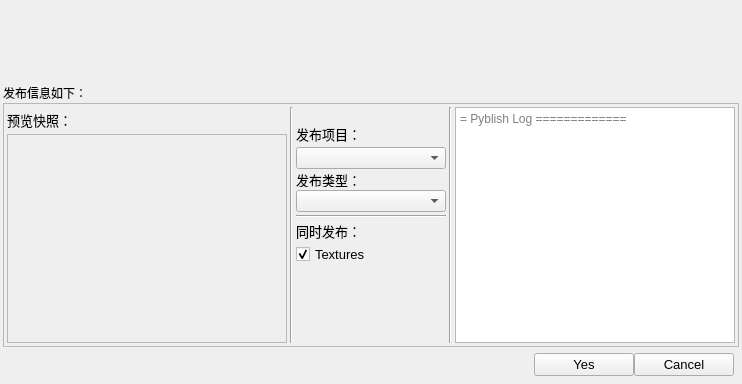
<?xml version="1.0" encoding="UTF-8"?>
<ui version="4.0">
 <class>Scenepub_UI</class>
 <widget class="QWidget" name="Scenepub_UI">
  <property name="geometry">
   <rect>
    <x>0</x>
    <y>0</y>
    <width>742</width>
    <height>384</height>
   </rect>
  </property>
  <property name="windowTitle">
   <string>Scene Publish Tool</string>
  </property>
  <layout class="QGridLayout" name="gridLayout">
   <property name="leftMargin">
    <number>3</number>
   </property>
   <property name="topMargin">
    <number>3</number>
   </property>
   <property name="rightMargin">
    <number>3</number>
   </property>
   <property name="bottomMargin">
    <number>3</number>
   </property>
   <property name="horizontalSpacing">
    <number>3</number>
   </property>
   <property name="verticalSpacing">
    <number>1</number>
   </property>
   <item row="0" column="0">
    <layout class="QHBoxLayout" name="horizontalLayout">
     <property name="topMargin">
      <number>10</number>
     </property>
     <property name="rightMargin">
      <number>10</number>
     </property>
     <property name="bottomMargin">
      <number>20</number>
     </property>
     <item>
      <widget class="QLabel" name="icon_label">
       <property name="minimumSize">
        <size>
         <width>50</width>
         <height>50</height>
        </size>
       </property>
       <property name="maximumSize">
        <size>
         <width>50</width>
         <height>50</height>
        </size>
       </property>
       <property name="text">
        <string/>
       </property>
       <property name="alignment">
        <set>Qt::AlignCenter</set>
       </property>
      </widget>
     </item>
     <item>
      <widget class="QLabel" name="Note_label">
       <property name="font">
        <font>
         <family>Microsoft YaHei UI</family>
         <pointsize>11</pointsize>
         <weight>75</weight>
         <bold>true</bold>
        </font>
       </property>
       <property name="text">
        <string/>
       </property>
      </widget>
     </item>
    </layout>
   </item>
   <item row="1" column="0">
    <widget class="QLabel" name="label">
     <property name="font">
      <font>
       <family>Microsoft YaHei UI</family>
      </font>
     </property>
     <property name="text">
      <string>发布信息如下：</string>
     </property>
    </widget>
   </item>
   <item row="2" column="0">
    <widget class="QFrame" name="frame">
     <property name="frameShape">
      <enum>QFrame::StyledPanel</enum>
     </property>
     <property name="frameShadow">
      <enum>QFrame::Raised</enum>
     </property>
     <layout class="QGridLayout" name="gridLayout_3">
      <property name="leftMargin">
       <number>3</number>
      </property>
      <property name="topMargin">
       <number>3</number>
      </property>
      <property name="rightMargin">
       <number>3</number>
      </property>
      <property name="bottomMargin">
       <number>3</number>
      </property>
      <property name="spacing">
       <number>3</number>
      </property>
      <item row="0" column="0">
       <layout class="QVBoxLayout" name="verticalLayout_2">
        <property name="spacing">
         <number>2</number>
        </property>
        <item>
         <layout class="QHBoxLayout" name="horizontalLayout_3">
          <item>
           <widget class="QLabel" name="label_4">
            <property name="font">
             <font>
              <family>Microsoft YaHei UI</family>
              <pointsize>10</pointsize>
             </font>
            </property>
            <property name="text">
             <string>预览快照：</string>
            </property>
           </widget>
          </item>
          <item>
           <spacer name="horizontalSpacer">
            <property name="orientation">
             <enum>Qt::Horizontal</enum>
            </property>
            <property name="sizeHint" stdset="0">
             <size>
              <width>40</width>
              <height>20</height>
             </size>
            </property>
           </spacer>
          </item>
          <item>
           <widget class="QPushButton" name="render_bttn">
            <property name="sizePolicy">
             <sizepolicy hsizetype="Fixed" vsizetype="Fixed">
              <horstretch>0</horstretch>
              <verstretch>0</verstretch>
             </sizepolicy>
            </property>
            <property name="minimumSize">
             <size>
              <width>35</width>
              <height>25</height>
             </size>
            </property>
            <property name="maximumSize">
             <size>
              <width>35</width>
              <height>25</height>
             </size>
            </property>
            <property name="toolTip">
             <string>刷新预览</string>
            </property>
            <property name="text">
             <string/>
            </property>
            <property name="iconSize">
             <size>
              <width>35</width>
              <height>20</height>
             </size>
            </property>
            <property name="flat">
             <bool>true</bool>
            </property>
           </widget>
          </item>
         </layout>
        </item>
        <item>
         <widget class="QFrame" name="frame_2">
          <property name="frameShape">
           <enum>QFrame::StyledPanel</enum>
          </property>
          <property name="frameShadow">
           <enum>QFrame::Raised</enum>
          </property>
          <layout class="QGridLayout" name="gridLayout_2">
           <property name="leftMargin">
            <number>1</number>
           </property>
           <property name="topMargin">
            <number>1</number>
           </property>
           <property name="rightMargin">
            <number>1</number>
           </property>
           <property name="bottomMargin">
            <number>1</number>
           </property>
           <property name="spacing">
            <number>1</number>
           </property>
           <item row="0" column="0">
            <widget class="QLabel" name="Preview_label">
             <property name="sizePolicy">
              <sizepolicy hsizetype="Expanding" vsizetype="Expanding">
               <horstretch>0</horstretch>
               <verstretch>0</verstretch>
              </sizepolicy>
             </property>
             <property name="minimumSize">
              <size>
               <width>200</width>
               <height>200</height>
              </size>
             </property>
             <property name="maximumSize">
              <size>
               <width>200</width>
               <height>200</height>
              </size>
             </property>
             <property name="text">
              <string/>
             </property>
            </widget>
           </item>
          </layout>
         </widget>
        </item>
       </layout>
      </item>
      <item row="0" column="1">
       <widget class="Line" name="line_2">
        <property name="orientation">
         <enum>Qt::Vertical</enum>
        </property>
       </widget>
      </item>
      <item row="0" column="4">
       <widget class="QTextBrowser" name="log_textBrowser">
        <property name="placeholderText">
         <string>= Pyblish Log =============</string>
        </property>
       </widget>
      </item>
      <item row="0" column="2">
       <layout class="QVBoxLayout" name="verticalLayout">
        <property name="sizeConstraint">
         <enum>QLayout::SetMaximumSize</enum>
        </property>
        <item>
         <widget class="QLabel" name="name_label">
          <property name="text">
           <string/>
          </property>
         </widget>
        </item>
        <item>
         <widget class="QLabel" name="label_5">
          <property name="font">
           <font>
            <family>Microsoft YaHei UI</family>
            <pointsize>10</pointsize>
           </font>
          </property>
          <property name="text">
           <string>发布项目：</string>
          </property>
         </widget>
        </item>
        <item>
         <widget class="QComboBox" name="publishProj_comb">
          <property name="minimumSize">
           <size>
            <width>150</width>
            <height>22</height>
           </size>
          </property>
          <property name="font">
           <font>
            <family>Microsoft YaHei UI</family>
           </font>
          </property>
         </widget>
        </item>
        <item>
         <widget class="QLabel" name="label_2">
          <property name="sizePolicy">
           <sizepolicy hsizetype="Preferred" vsizetype="Fixed">
            <horstretch>0</horstretch>
            <verstretch>0</verstretch>
           </sizepolicy>
          </property>
          <property name="maximumSize">
           <size>
            <width>16777215</width>
            <height>15</height>
           </size>
          </property>
          <property name="font">
           <font>
            <family>Microsoft YaHei UI</family>
            <pointsize>10</pointsize>
           </font>
          </property>
          <property name="text">
           <string>发布类型：</string>
          </property>
         </widget>
        </item>
        <item>
         <widget class="QComboBox" name="publishType_comb">
          <property name="sizePolicy">
           <sizepolicy hsizetype="Preferred" vsizetype="Fixed">
            <horstretch>0</horstretch>
            <verstretch>0</verstretch>
           </sizepolicy>
          </property>
          <property name="minimumSize">
           <size>
            <width>150</width>
            <height>22</height>
           </size>
          </property>
          <property name="font">
           <font>
            <family>Microsoft YaHei UI</family>
           </font>
          </property>
         </widget>
        </item>
        <item>
         <widget class="Line" name="line">
          <property name="orientation">
           <enum>Qt::Horizontal</enum>
          </property>
         </widget>
        </item>
        <item>
         <widget class="QLabel" name="label_3">
          <property name="font">
           <font>
            <family>Microsoft YaHei UI</family>
            <pointsize>10</pointsize>
           </font>
          </property>
          <property name="text">
           <string>同时发布：</string>
          </property>
         </widget>
        </item>
        <item>
         <widget class="QCheckBox" name="textures_cBox">
          <property name="maximumSize">
           <size>
            <width>16777215</width>
            <height>20</height>
           </size>
          </property>
          <property name="font">
           <font>
            <family>Microsoft YaHei UI</family>
            <pointsize>10</pointsize>
           </font>
          </property>
          <property name="text">
           <string>Textures</string>
          </property>
          <property name="checked">
           <bool>true</bool>
          </property>
         </widget>
        </item>
        <item>
         <spacer name="verticalSpacer">
          <property name="orientation">
           <enum>Qt::Vertical</enum>
          </property>
          <property name="sizeHint" stdset="0">
           <size>
            <width>20</width>
            <height>40</height>
           </size>
          </property>
         </spacer>
        </item>
       </layout>
      </item>
      <item row="0" column="3">
       <widget class="Line" name="line_3">
        <property name="orientation">
         <enum>Qt::Vertical</enum>
        </property>
       </widget>
      </item>
     </layout>
    </widget>
   </item>
   <item row="3" column="0">
    <layout class="QHBoxLayout" name="horizontalLayout_2">
     <property name="topMargin">
      <number>5</number>
     </property>
     <property name="rightMargin">
      <number>5</number>
     </property>
     <property name="bottomMargin">
      <number>5</number>
     </property>
     <item>
      <spacer name="horizontalSpacer_2">
       <property name="orientation">
        <enum>Qt::Horizontal</enum>
       </property>
       <property name="sizeHint" stdset="0">
        <size>
         <width>40</width>
         <height>20</height>
        </size>
       </property>
      </spacer>
     </item>
     <item>
      <widget class="QPushButton" name="Yes_bttn">
       <property name="minimumSize">
        <size>
         <width>100</width>
         <height>0</height>
        </size>
       </property>
       <property name="maximumSize">
        <size>
         <width>16777215</width>
         <height>25</height>
        </size>
       </property>
       <property name="font">
        <font>
         <family>Microsoft YaHei UI</family>
         <pointsize>10</pointsize>
        </font>
       </property>
       <property name="text">
        <string>Yes</string>
       </property>
      </widget>
     </item>
     <item>
      <widget class="QPushButton" name="Cancel_bttn">
       <property name="minimumSize">
        <size>
         <width>100</width>
         <height>0</height>
        </size>
       </property>
       <property name="maximumSize">
        <size>
         <width>16777215</width>
         <height>25</height>
        </size>
       </property>
       <property name="font">
        <font>
         <family>Microsoft YaHei UI</family>
         <pointsize>10</pointsize>
        </font>
       </property>
       <property name="text">
        <string>Cancel</string>
       </property>
      </widget>
     </item>
    </layout>
   </item>
  </layout>
 </widget>
 <resources/>
 <connections/>
</ui>
